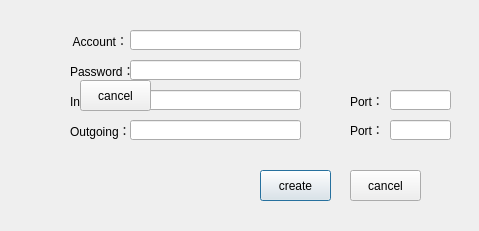
<?xml version="1.0" encoding="UTF-8"?>
<ui version="4.0">
 <class>accountsetting</class>
 <widget class="QMainWindow" name="accountsetting">
  <property name="geometry">
   <rect>
    <x>0</x>
    <y>0</y>
    <width>479</width>
    <height>231</height>
   </rect>
  </property>
  <property name="windowTitle">
   <string>MainWindow</string>
  </property>
  <widget class="QWidget" name="centralwidget">
   <widget class="QPushButton" name="cancelButton">
    <property name="geometry">
     <rect>
      <x>350</x>
      <y>170</y>
      <width>71</width>
      <height>31</height>
     </rect>
    </property>
    <property name="text">
     <string>cancel</string>
    </property>
    <property name="icon">
     <iconset>
      <normalon>:/new/prefix1/icons/cancel.ico</normalon>
     </iconset>
    </property>
    <property name="default">
     <bool>false</bool>
    </property>
   </widget>
   <widget class="QLabel" name="label_3">
    <property name="geometry">
     <rect>
      <x>40</x>
      <y>60</y>
      <width>21</width>
      <height>21</height>
     </rect>
    </property>
    <property name="text">
     <string/>
    </property>
    <property name="pixmap">
     <pixmap resource="icon.qrc">:/new/prefix1/icons/password.ico</pixmap>
    </property>
    <property name="scaledContents">
     <bool>true</bool>
    </property>
   </widget>
   <widget class="QLabel" name="label">
    <property name="geometry">
     <rect>
      <x>40</x>
      <y>30</y>
      <width>21</width>
      <height>21</height>
     </rect>
    </property>
    <property name="text">
     <string/>
    </property>
    <property name="pixmap">
     <pixmap resource="icon.qrc">:/new/prefix1/icons/account.ico</pixmap>
    </property>
    <property name="scaledContents">
     <bool>true</bool>
    </property>
   </widget>
   <widget class="QPushButton" name="createButton">
    <property name="geometry">
     <rect>
      <x>260</x>
      <y>170</y>
      <width>71</width>
      <height>31</height>
     </rect>
    </property>
    <property name="text">
     <string>create</string>
    </property>
    <property name="icon">
     <iconset>
      <normalon>:/new/prefix1/icons/ok.ico</normalon>
     </iconset>
    </property>
    <property name="default">
     <bool>true</bool>
    </property>
   </widget>
   <widget class="QLabel" name="label_10">
    <property name="geometry">
     <rect>
      <x>320</x>
      <y>120</y>
      <width>21</width>
      <height>21</height>
     </rect>
    </property>
    <property name="text">
     <string/>
    </property>
    <property name="pixmap">
     <pixmap resource="icon.qrc">:/new/prefix1/icons/port.ico</pixmap>
    </property>
    <property name="scaledContents">
     <bool>true</bool>
    </property>
   </widget>
   <widget class="QLabel" name="label_9">
    <property name="geometry">
     <rect>
      <x>320</x>
      <y>90</y>
      <width>21</width>
      <height>21</height>
     </rect>
    </property>
    <property name="text">
     <string/>
    </property>
    <property name="pixmap">
     <pixmap resource="icon.qrc">:/new/prefix1/icons/port.ico</pixmap>
    </property>
    <property name="scaledContents">
     <bool>true</bool>
    </property>
   </widget>
   <widget class="QLabel" name="label_4">
    <property name="geometry">
     <rect>
      <x>70</x>
      <y>60</y>
      <width>61</width>
      <height>21</height>
     </rect>
    </property>
    <property name="text">
     <string>Password：</string>
    </property>
   </widget>
   <widget class="QLineEdit" name="Account">
    <property name="geometry">
     <rect>
      <x>130</x>
      <y>30</y>
      <width>171</width>
      <height>20</height>
     </rect>
    </property>
   </widget>
   <widget class="QLabel" name="label_5">
    <property name="geometry">
     <rect>
      <x>40</x>
      <y>90</y>
      <width>21</width>
      <height>21</height>
     </rect>
    </property>
    <property name="text">
     <string/>
    </property>
    <property name="pixmap">
     <pixmap resource="icon.qrc">:/new/prefix1/icons/cloud1.ico</pixmap>
    </property>
    <property name="scaledContents">
     <bool>true</bool>
    </property>
    <property name="buddy">
     <cstring>Inport</cstring>
    </property>
   </widget>
   <widget class="QLabel" name="label_8">
    <property name="geometry">
     <rect>
      <x>70</x>
      <y>120</y>
      <width>61</width>
      <height>21</height>
     </rect>
    </property>
    <property name="text">
     <string>Outgoing：</string>
    </property>
   </widget>
   <widget class="QLabel" name="label_7">
    <property name="geometry">
     <rect>
      <x>40</x>
      <y>120</y>
      <width>21</width>
      <height>21</height>
     </rect>
    </property>
    <property name="text">
     <string/>
    </property>
    <property name="pixmap">
     <pixmap resource="icon.qrc">:/new/prefix1/icons/cloud1.ico</pixmap>
    </property>
    <property name="scaledContents">
     <bool>true</bool>
    </property>
   </widget>
   <widget class="QLabel" name="label_2">
    <property name="geometry">
     <rect>
      <x>70</x>
      <y>30</y>
      <width>61</width>
      <height>21</height>
     </rect>
    </property>
    <property name="text">
     <string> Account：</string>
    </property>
    <property name="buddy">
     <cstring>Account</cstring>
    </property>
   </widget>
   <widget class="QLineEdit" name="Inport">
    <property name="geometry">
     <rect>
      <x>390</x>
      <y>90</y>
      <width>61</width>
      <height>20</height>
     </rect>
    </property>
   </widget>
   <widget class="QLabel" name="label_12">
    <property name="geometry">
     <rect>
      <x>350</x>
      <y>90</y>
      <width>31</width>
      <height>21</height>
     </rect>
    </property>
    <property name="text">
     <string>Port：</string>
    </property>
   </widget>
   <widget class="QLabel" name="label_6">
    <property name="geometry">
     <rect>
      <x>70</x>
      <y>90</y>
      <width>54</width>
      <height>21</height>
     </rect>
    </property>
    <property name="text">
     <string>Incoming：</string>
    </property>
    <property name="buddy">
     <cstring>Inport</cstring>
    </property>
   </widget>
   <widget class="QLabel" name="label_11">
    <property name="geometry">
     <rect>
      <x>350</x>
      <y>120</y>
      <width>30</width>
      <height>20</height>
     </rect>
    </property>
    <property name="text">
     <string>Port：</string>
    </property>
    <property name="buddy">
     <cstring>Password</cstring>
    </property>
   </widget>
   <widget class="QLineEdit" name="Password">
    <property name="geometry">
     <rect>
      <x>130</x>
      <y>60</y>
      <width>171</width>
      <height>20</height>
     </rect>
    </property>
    <property name="echoMode">
     <enum>QLineEdit::Password</enum>
    </property>
   </widget>
   <widget class="QLineEdit" name="Incoming">
    <property name="geometry">
     <rect>
      <x>130</x>
      <y>90</y>
      <width>171</width>
      <height>20</height>
     </rect>
    </property>
   </widget>
   <widget class="QLineEdit" name="Outgoing">
    <property name="geometry">
     <rect>
      <x>130</x>
      <y>120</y>
      <width>171</width>
      <height>20</height>
     </rect>
    </property>
   </widget>
   <widget class="QLineEdit" name="Outport">
    <property name="geometry">
     <rect>
      <x>390</x>
      <y>120</y>
      <width>61</width>
      <height>20</height>
     </rect>
    </property>
   </widget>
   <widget class="QPushButton" name="cancelButton_2">
    <property name="geometry">
     <rect>
      <x>80</x>
      <y>80</y>
      <width>71</width>
      <height>31</height>
     </rect>
    </property>
    <property name="text">
     <string>cancel</string>
    </property>
    <property name="icon">
     <iconset>
      <normalon>:/new/prefix1/icons/cancel.ico</normalon>
     </iconset>
    </property>
    <property name="default">
     <bool>false</bool>
    </property>
   </widget>
  </widget>
  <widget class="QMenuBar" name="menubar">
   <property name="geometry">
    <rect>
     <x>0</x>
     <y>0</y>
     <width>479</width>
     <height>23</height>
    </rect>
   </property>
  </widget>
 </widget>
 <resources>
  <include location="icon.qrc"/>
 </resources>
 <connections/>
</ui>
